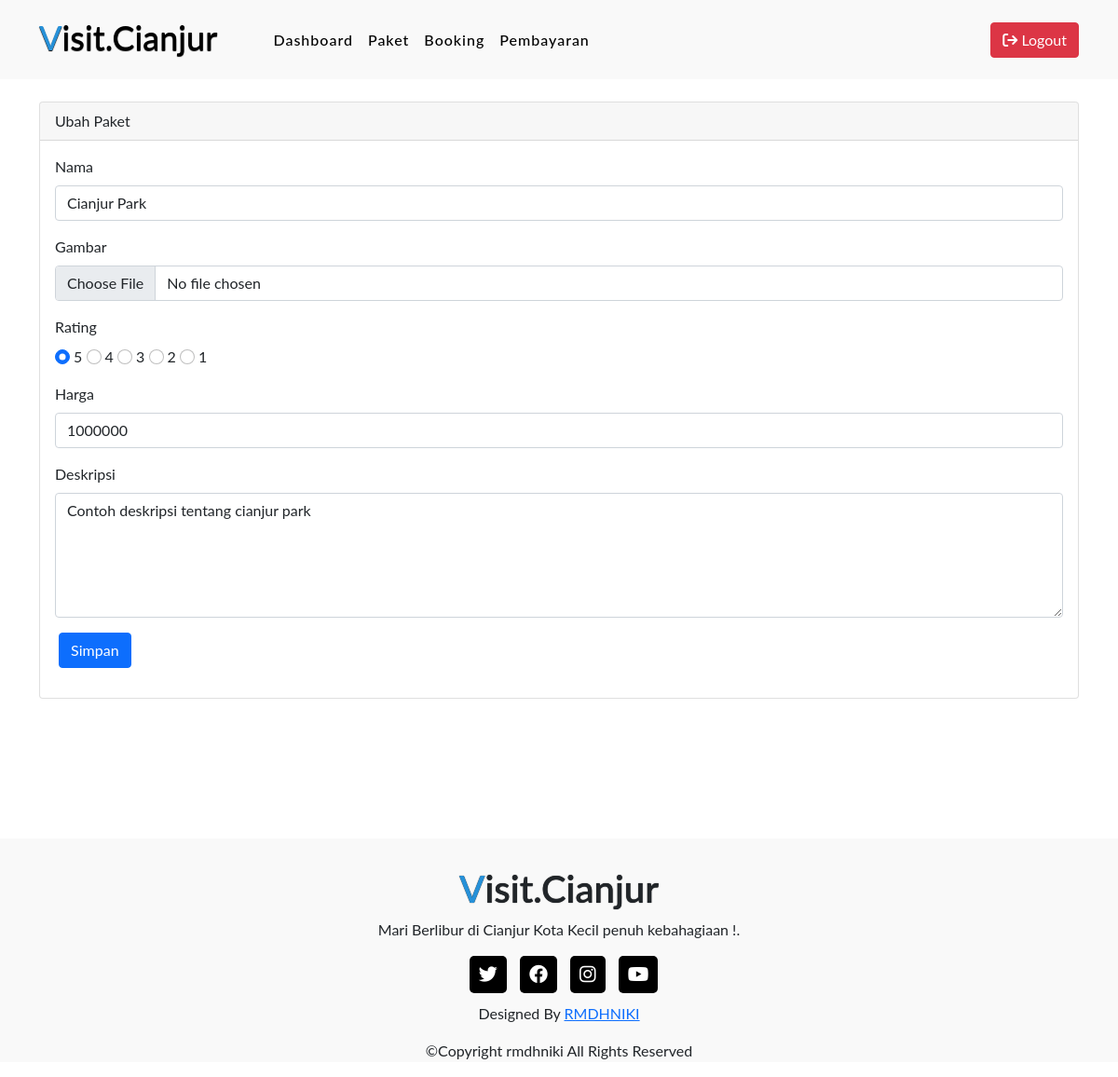
/admin/packages/edit.php?id=1 (signed in), run on the app's committed database.
### tables this page shows
CREATE TABLE `packages` (
  `id` int(11) NOT NULL,
  `name` varchar(191) NOT NULL,
  `description` longtext,
  `image` text NOT NULL,
  `price` varchar(191) NOT NULL,
  `rating` int(5) NOT NULL
);

### admin/packages/edit.php (called while the page is built, shortened)
<?php
require('../../function.php');
if(isset($_GET['id'])){
    $package = find('packages', $_GET['id']);
}
require '../../views/partials/header.php';
require '../../views/partials/navbar.php';
require '../../views/admin/packages/edit.view.php';
require '../../views/partials/footer.php';

### function.php (called while the page is built, shortened)
<?php
function connectDB() {
    $host     = "localhost";
    $username = "root";
    $password = "";
    $database = "223040046_tubes";
    $conn = mysqli_connect($host, $username, $password, $database);
    return $conn;
}
function find($table, $id) {
    $conn = connectDB();
    $stmt = $conn->prepare("SELECT * FROM $table WHERE id = ?");
    $stmt->bind_param("i", $id);
    $stmt->execute();
    $result = $stmt->get_result();
    $data = $result->fetch_assoc();
    return $data;
}

### views/admin/packages/edit.view.php (the view, shortened to what this page needs)
<section>
    <div class="container mt-4">
        <div class="row justify-content-center">
            <div class="col-md-12">
                <div class="card">
                    <div class="card-header">
                        <div class="row">
                            <div class="col-6">Ubah Paket</div>
                        </div>
                    </div>
                    <div class="card-body">
                        <form action="" method="post" enctype="multipart/form-data">
                            <div class="mb-3">
                                <label for="name" class="form-label">Nama</label>
                                <input type="name" class="form-control" id="name" placeholder="Nama" name="name" required value="<?= $package['name'] ?>">
                            </div>
                            <div class="mb-3">
                                <label for="image" class="form-label">Gambar</label>
                                <input type="file" class="form-control" id="image" placeholder="Gambar" name="image" accept="image/*" value="<?= $package['image'] ?>">
                            </div>
                            <div class="mb-3">
                                <label for="rating" class="form-label d-block">Rating</label>
                                <input <?= $package['rating'] == '5' ? 'checked' : '' ?> class="form-check-input" type="radio" id="star5" name="rating" value="5" required>
                                <label class="form-check-label" for="star5" class="star">5</label>
                                <input <?= $package['rating'] == '4' ? 'checked' : '' ?> class="form-check-input" type="radio" id="star4" name="rating" value="4" required>
                                <label class="form-check-label" for="star4" class="star">4</label>
                                <input <?= $package['rating'] == '3' ? 'checked' : '' ?> class="form-check-input" type="radio" id="star3" name="rating" value="3" required>
                                <label class="form-check-label" for="star3" class="star">3</label>
                                <input <?= $package['rating'] == '2' ? 'checked' : '' ?> class="form-check-input" type="radio" id="star2" name="rating" value="2" required>
                                <label class="form-check-label" for="star2" class="star">2</label>
                                <input <?= $package['rating'] == '1' ? 'checked' : '' ?> class="form-check-input" type="radio" id="star1" name="rating" value="1" required>
                                <label class="form-check-label" for="star1" class="star">1</label>
                            </div>
                            <div class="mb-3">
                            <label for="price" class="form-label">Harga</label>
                                <input type="number" class="form-control" id="price" placeholder="Harga" name="price" required value="<?= $package['price'] ?>">
                            </div>
                            <div class="mb-3">
                                <label for="description" class="form-label">Deskripsi</label>
                                <textarea class="form-control" id="description" rows="5" placeholder="Deskripsi" name="description"><?= $package['description'] ?></textarea>
                            </div>
                            <div class="mb-3">
                                <input type="submit" name="submit" value="Simpan" class="btn btn-primary">
                            </div>
                        </form>
                    </div>
                </div>
            </div>
        </div>
    </div>
</section>

### css/style.css (style rules this page uses)
* { margin: 0; padding: 0; box-sizing: border-box; text-decoration: none; list-style: none; scroll-behavior: smooth; font-family: "Lato", sans-serif; }

### data on the page
packages: name "Cianjur Park", rating "☑ 5", rating "☐ 4", rating "☐ 3", rating "☐ 2", rating "☐ 1", price "1000000", description "Contoh deskripsi tentang cianjur park"
